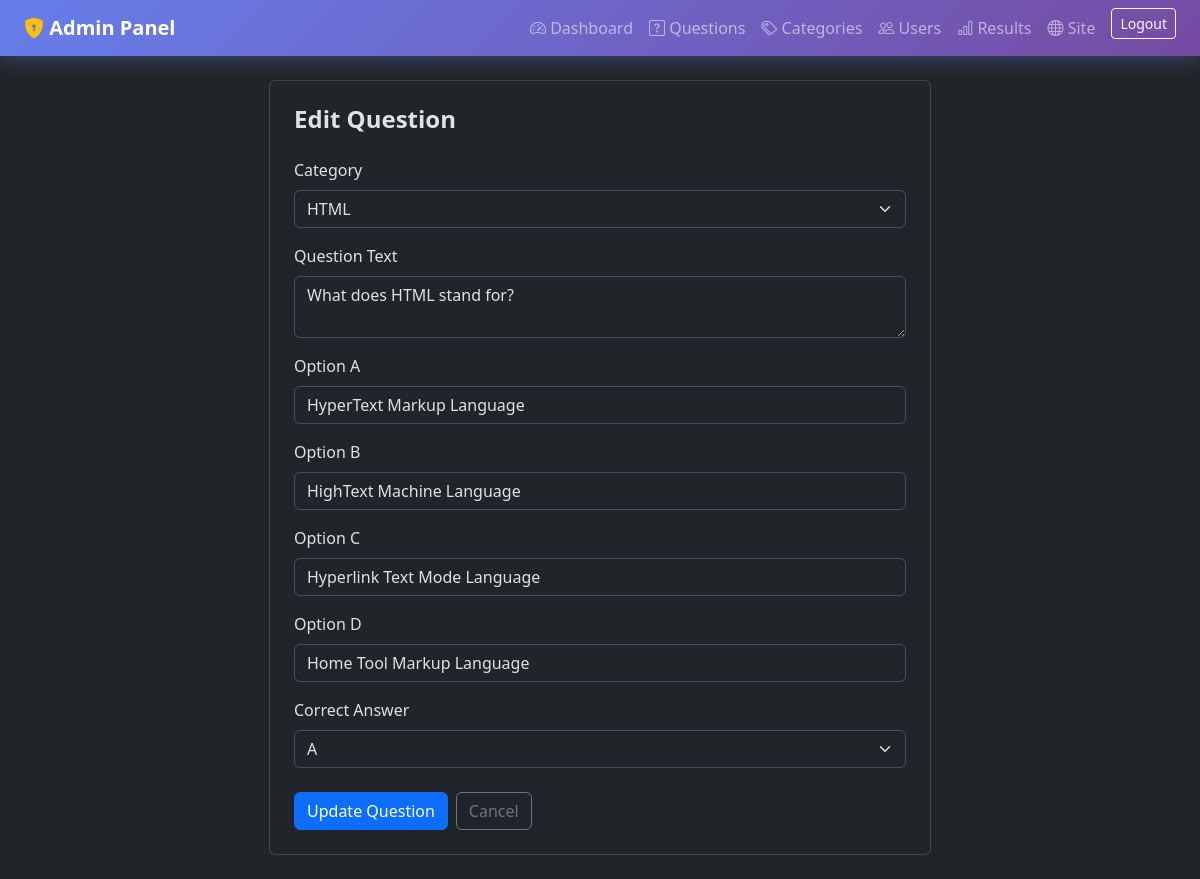
The app's page /admin/questions/edit/1 (signed in) with its own data.
### tables this page shows
CREATE TABLE questions (
            id INTEGER PRIMARY KEY AUTOINCREMENT,
            category_id INTEGER NOT NULL,
            question_text TEXT NOT NULL,
            option_a TEXT NOT NULL,
            option_b TEXT NOT NULL,
            option_c TEXT NOT NULL,
            option_d TEXT NOT NULL,
            correct_option TEXT NOT NULL CHECK(correct_option IN ('a','b','c','d')),
            created_at TEXT NOT NULL,
            FOREIGN KEY (category_id) REFERENCES categories(id) ON DELETE CASCADE
        );

### app.py (the view, shortened to what this page needs)
@app.route("/admin/questions/edit/<int:qid>", methods=["GET", "POST"])
@admin_required
def admin_question_edit(qid):
    db = get_db()
    categories = db.execute("SELECT * FROM categories ORDER BY name").fetchall()
    question = db.execute("SELECT * FROM questions WHERE id = ?", (qid,)).fetchone()
    if not question:
        flash("Question not found.", "danger")
        return redirect(url_for("admin_questions"))
    return render_template("admin_question_form.html", categories=categories, question=question)

### app.py (called while the page is built)
def get_db():
    if "db" not in g:
        g.db = sqlite3.connect(app.config["DATABASE"])
        g.db.row_factory = sqlite3.Row
        g.db.execute("PRAGMA foreign_keys = ON")
    return g.db

def admin_required(f):
    @wraps(f)
    def decorated(*args, **kwargs):
        if "admin_id" not in session:
            flash("Admin login required.", "warning")
            return redirect(url_for("admin_login"))
        return f(*args, **kwargs)
    return decorated

@app.context_processor
def inject_globals():
    return {"now_year": datetime.utcnow().year}

### templates/admin_question_form.html (shortened to what this page needs)
{% extends "admin_base.html" %}
{% block content %}
<div class="row justify-content-center">
  <div class="col-lg-7">
    <div class="card p-4">
      <h4 class="fw-bold mb-4">{{ 'Edit' if question else 'Add New' }} Question</h4>
      <form method="post">
        <div class="mb-3">
          <label class="form-label">Category</label>
          <select name="category_id" class="form-select" required>
            {% for c in categories %}
            <option value="{{ c.id }}" {{ 'selected' if question and question.category_id == c.id }}>{{ c.name }}</option>
            {% endfor %}
          </select>
        </div>
        <div class="mb-3">
          <label class="form-label">Question Text</label>
          <textarea name="question_text" class="form-control" rows="2" required>{{ question.question_text if question }}</textarea>
        </div>
        {% for key, label in [('option_a','Option A'),('option_b','Option B'),('option_c','Option C'),('option_d','Option D')] %}
        <div class="mb-3">
          <label class="form-label">{{ label }}</label>
          <input type="text" name="{{ key }}" class="form-control" required
                 value="{{ question[key] if question }}">
        </div>
        {% endfor %}
        <div class="mb-4">
          <label class="form-label">Correct Answer</label>
          <select name="correct_option" class="form-select" required>
            {% for key in ['a','b','c','d'] %}
            <option value="{{ key }}" {{ 'selected' if question and question.correct_option == key }}>{{ key|upper }}</option>
            {% endfor %}
          </select>
        </div>
        <div class="d-flex gap-2">
          <button class="btn btn-primary">{{ 'Update' if question else 'Add' }} Question</button>
          <a href="{{ url_for('admin_questions') }}" class="btn btn-outline-secondary">Cancel</a>
        </div>
      </form>
    </div>
  </div>
</div>
{% endblock %}

### static/css/style.css (style rules this page uses)
:root { --brand-gradient: linear-gradient(135deg, #667eea 0%, #764ba2 100%); }
body { min-height: 100vh; font-family: 'Segoe UI', system-ui, -apple-system, sans-serif; }
.card, .stat-card { animation: fadeSlideUp 0.4s ease both; }

### records on screen
questions: question_text "What does HTML stand for?", option_a "HyperText Markup Language" "HighText Machine Language" "Hyperlink Text Mode Language" "Home Tool Markup Language"

### other values on screen
{{ 'Edit' if question else 'Add New' }} "Edit"
{{ label }} "Option A" "Option B" "Option C" "Option D"
{{ 'Update' if question else 'Add' }} "Update"
form field category_id "HTML"
form field correct_option "A"
